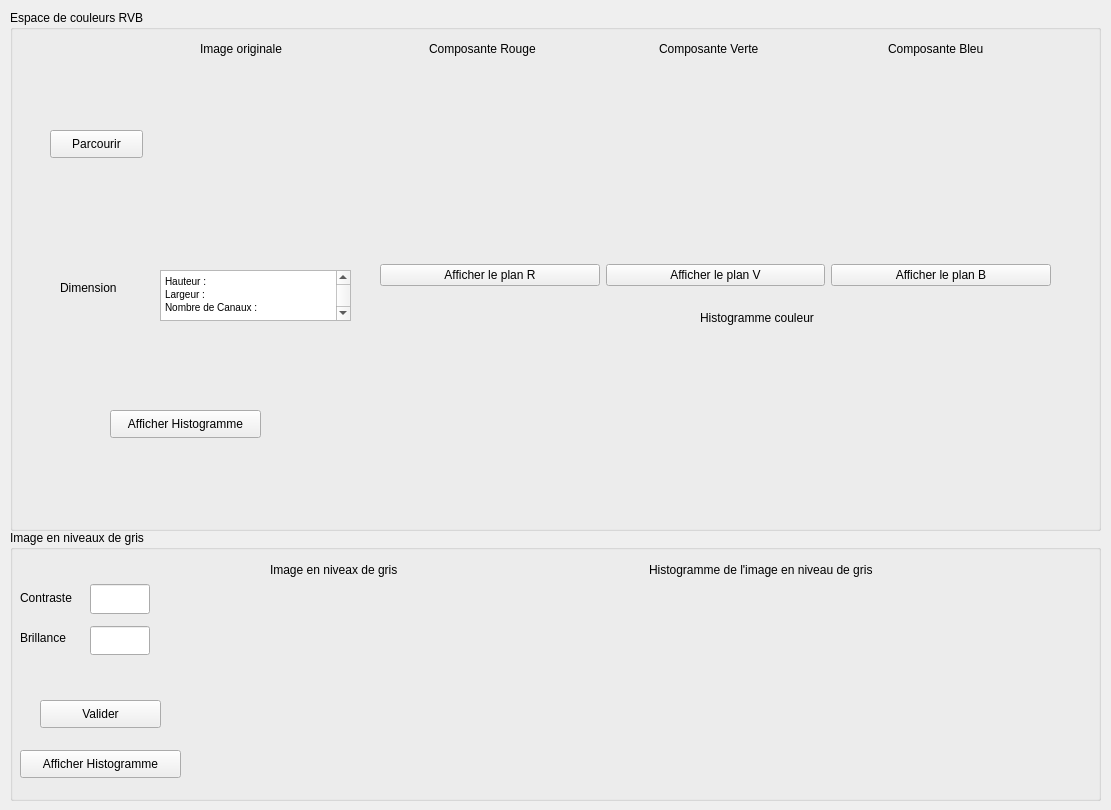
<?xml version="1.0" encoding="UTF-8"?>
<ui version="4.0">
 <class>MainWindow</class>
 <widget class="QMainWindow" name="MainWindow">
  <property name="geometry">
   <rect>
    <x>0</x>
    <y>0</y>
    <width>1111</width>
    <height>810</height>
   </rect>
  </property>
  <property name="windowTitle">
   <string>MainWindow</string>
  </property>
  <widget class="QWidget" name="centralwidget">
   <widget class="QGroupBox" name="groupBox">
    <property name="geometry">
     <rect>
      <x>10</x>
      <y>10</y>
      <width>1091</width>
      <height>521</height>
     </rect>
    </property>
    <property name="title">
     <string>Espace de couleurs RVB</string>
    </property>
    <widget class="QLabel" name="colorHist1">
     <property name="geometry">
      <rect>
       <x>690</x>
       <y>300</y>
       <width>131</width>
       <height>16</height>
      </rect>
     </property>
     <property name="text">
      <string>Histogramme couleur</string>
     </property>
    </widget>
    <widget class="QPushButton" name="browseBtn">
     <property name="geometry">
      <rect>
       <x>40</x>
       <y>120</y>
       <width>93</width>
       <height>28</height>
      </rect>
     </property>
     <property name="text">
      <string>Parcourir</string>
     </property>
    </widget>
    <widget class="QPushButton" name="showHist">
     <property name="geometry">
      <rect>
       <x>100</x>
       <y>400</y>
       <width>151</width>
       <height>28</height>
      </rect>
     </property>
     <property name="text">
      <string>Afficher Histogramme</string>
     </property>
    </widget>
    <widget class="QLabel" name="Dimensions">
     <property name="geometry">
      <rect>
       <x>50</x>
       <y>270</y>
       <width>111</width>
       <height>16</height>
      </rect>
     </property>
     <property name="text">
      <string>Dimension</string>
     </property>
    </widget>
    <widget class="QTextBrowser" name="textBrowser">
     <property name="geometry">
      <rect>
       <x>150</x>
       <y>260</y>
       <width>191</width>
       <height>51</height>
      </rect>
     </property>
     <property name="html">
      <string>&lt;!DOCTYPE HTML PUBLIC &quot;-//W3C//DTD HTML 4.0//EN&quot; &quot;http://www.w3.org/TR/REC-html40/strict.dtd&quot;&gt;
&lt;html&gt;&lt;head&gt;&lt;meta name=&quot;qrichtext&quot; content=&quot;1&quot; /&gt;&lt;style type=&quot;text/css&quot;&gt;
p, li { white-space: pre-wrap; }
&lt;/style&gt;&lt;/head&gt;&lt;body style=&quot; font-family:'MS Shell Dlg 2'; font-size:7.8pt; font-weight:400; font-style:normal;&quot;&gt;
&lt;p style=&quot; margin-top:0px; margin-bottom:0px; margin-left:0px; margin-right:0px; -qt-block-indent:0; text-indent:0px;&quot;&gt;Hauteur : &lt;/p&gt;
&lt;p style=&quot; margin-top:0px; margin-bottom:0px; margin-left:0px; margin-right:0px; -qt-block-indent:0; text-indent:0px;&quot;&gt;Largeur :&lt;/p&gt;
&lt;p style=&quot; margin-top:0px; margin-bottom:0px; margin-left:0px; margin-right:0px; -qt-block-indent:0; text-indent:0px;&quot;&gt;Nombre de Canaux :&lt;/p&gt;
&lt;p style=&quot;-qt-paragraph-type:empty; margin-top:0px; margin-bottom:0px; margin-left:0px; margin-right:0px; -qt-block-indent:0; text-indent:0px;&quot;&gt;&lt;br /&gt;&lt;/p&gt;&lt;/body&gt;&lt;/html&gt;</string>
     </property>
    </widget>
    <widget class="QWidget" name="layoutWidget">
     <property name="geometry">
      <rect>
       <x>190</x>
       <y>30</y>
       <width>911</width>
       <height>18</height>
      </rect>
     </property>
     <layout class="QGridLayout" name="gridLayout">
      <item row="0" column="0">
       <widget class="QLabel" name="OriginalImg1">
        <property name="text">
         <string>Image originale</string>
        </property>
       </widget>
      </item>
      <item row="0" column="1">
       <widget class="QLabel" name="OriginalImg1_2">
        <property name="text">
         <string>Composante Rouge</string>
        </property>
       </widget>
      </item>
      <item row="0" column="2">
       <widget class="QLabel" name="OriginalImg1_3">
        <property name="text">
         <string>Composante Verte</string>
        </property>
       </widget>
      </item>
      <item row="0" column="3">
       <widget class="QLabel" name="OriginalImg1_4">
        <property name="text">
         <string>Composante Bleu</string>
        </property>
       </widget>
      </item>
     </layout>
    </widget>
    <widget class="QWidget" name="layoutWidget">
     <property name="geometry">
      <rect>
       <x>150</x>
       <y>50</y>
       <width>891</width>
       <height>191</height>
      </rect>
     </property>
     <layout class="QGridLayout" name="gridLayout_2">
      <item row="0" column="1">
       <widget class="QLabel" name="rchan">
        <property name="maximumSize">
         <size>
          <width>217</width>
          <height>189</height>
         </size>
        </property>
        <property name="text">
         <string/>
        </property>
       </widget>
      </item>
      <item row="0" column="2">
       <widget class="QLabel" name="gchan">
        <property name="maximumSize">
         <size>
          <width>217</width>
          <height>189</height>
         </size>
        </property>
        <property name="text">
         <string/>
        </property>
       </widget>
      </item>
      <item row="0" column="3">
       <widget class="QLabel" name="bchan">
        <property name="maximumSize">
         <size>
          <width>217</width>
          <height>189</height>
         </size>
        </property>
        <property name="text">
         <string/>
        </property>
       </widget>
      </item>
      <item row="0" column="0">
       <widget class="QLabel" name="originalImg">
        <property name="minimumSize">
         <size>
          <width>217</width>
          <height>0</height>
         </size>
        </property>
        <property name="maximumSize">
         <size>
          <width>217</width>
          <height>189</height>
         </size>
        </property>
        <property name="text">
         <string/>
        </property>
       </widget>
      </item>
     </layout>
    </widget>
    <widget class="QWidget" name="layoutWidget">
     <property name="geometry">
      <rect>
       <x>370</x>
       <y>250</y>
       <width>671</width>
       <height>30</height>
      </rect>
     </property>
     <layout class="QGridLayout" name="gridLayout_3">
      <item row="0" column="0">
       <widget class="QPushButton" name="displayRChan">
        <property name="text">
         <string>Afficher le plan R</string>
        </property>
       </widget>
      </item>
      <item row="0" column="1">
       <widget class="QPushButton" name="displayGChan">
        <property name="text">
         <string>Afficher le plan V</string>
        </property>
       </widget>
      </item>
      <item row="0" column="2">
       <widget class="QPushButton" name="displayBChan">
        <property name="text">
         <string>Afficher le plan B</string>
        </property>
       </widget>
      </item>
     </layout>
    </widget>
    <widget class="QLabel" name="Hist">
     <property name="geometry">
      <rect>
       <x>490</x>
       <y>330</y>
       <width>580</width>
       <height>200</height>
      </rect>
     </property>
     <property name="text">
      <string/>
     </property>
    </widget>
   </widget>
   <widget class="QGroupBox" name="groupBox_2">
    <property name="geometry">
     <rect>
      <x>10</x>
      <y>530</y>
      <width>1091</width>
      <height>271</height>
     </rect>
    </property>
    <property name="title">
     <string>Image en niveaux de gris</string>
    </property>
    <widget class="QLineEdit" name="brightness">
     <property name="geometry">
      <rect>
       <x>80</x>
       <y>96</y>
       <width>60</width>
       <height>29</height>
      </rect>
     </property>
    </widget>
    <widget class="QPushButton" name="DisplayGrayHist">
     <property name="geometry">
      <rect>
       <x>10</x>
       <y>220</y>
       <width>161</width>
       <height>28</height>
      </rect>
     </property>
     <property name="text">
      <string>Afficher Histogramme</string>
     </property>
    </widget>
    <widget class="QLineEdit" name="contrast">
     <property name="geometry">
      <rect>
       <x>80</x>
       <y>54</y>
       <width>60</width>
       <height>30</height>
      </rect>
     </property>
    </widget>
    <widget class="QLabel" name="Brillance1">
     <property name="geometry">
      <rect>
       <x>10</x>
       <y>100</y>
       <width>61</width>
       <height>16</height>
      </rect>
     </property>
     <property name="text">
      <string>Brillance</string>
     </property>
    </widget>
    <widget class="QPushButton" name="DisplayGrayImg">
     <property name="geometry">
      <rect>
       <x>30</x>
       <y>170</y>
       <width>121</width>
       <height>28</height>
      </rect>
     </property>
     <property name="text">
      <string>Valider</string>
     </property>
    </widget>
    <widget class="QLabel" name="Contraste1">
     <property name="geometry">
      <rect>
       <x>10</x>
       <y>60</y>
       <width>61</width>
       <height>16</height>
      </rect>
     </property>
     <property name="text">
      <string>Contraste</string>
     </property>
    </widget>
    <widget class="QLabel" name="grayHist">
     <property name="geometry">
      <rect>
       <x>490</x>
       <y>60</y>
       <width>580</width>
       <height>200</height>
      </rect>
     </property>
     <property name="text">
      <string/>
     </property>
    </widget>
    <widget class="QLabel" name="grayImg">
     <property name="geometry">
      <rect>
       <x>230</x>
       <y>60</y>
       <width>217</width>
       <height>189</height>
      </rect>
     </property>
     <property name="maximumSize">
      <size>
       <width>217</width>
       <height>189</height>
      </size>
     </property>
     <property name="text">
      <string/>
     </property>
    </widget>
    <widget class="QWidget" name="layoutWidget">
     <property name="geometry">
      <rect>
       <x>260</x>
       <y>30</y>
       <width>751</width>
       <height>20</height>
      </rect>
     </property>
     <layout class="QGridLayout" name="gridLayout_4">
      <item row="0" column="1">
       <widget class="QLabel" name="GrayHist1">
        <property name="text">
         <string>Histogramme de l'image en niveau de gris</string>
        </property>
       </widget>
      </item>
      <item row="0" column="0">
       <widget class="QLabel" name="GrayImg1">
        <property name="text">
         <string>Image en niveax de gris</string>
        </property>
       </widget>
      </item>
     </layout>
    </widget>
   </widget>
  </widget>
 </widget>
 <resources/>
 <connections/>
</ui>
